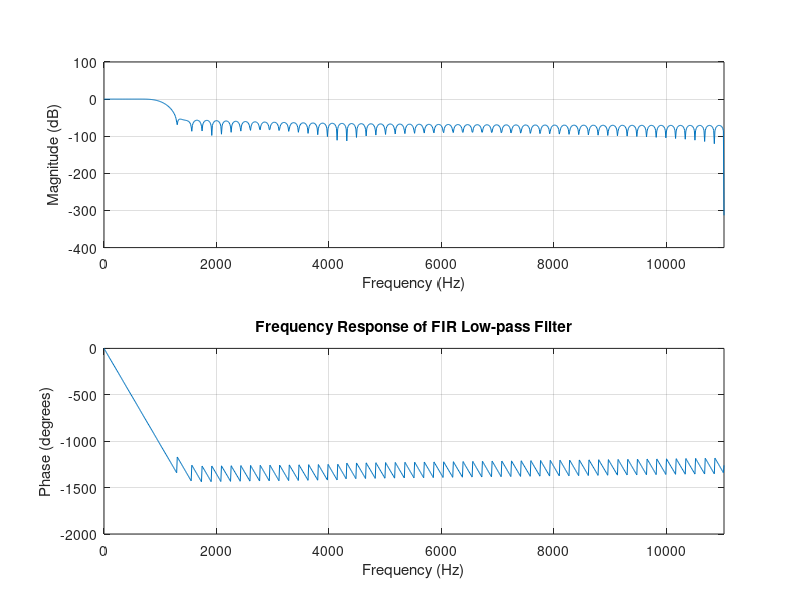

The MATLAB source for this figure:
%% FIR Low-pass Filter Coefficient Generator
clc; clear;

% ---- Filter Parameters ----
Fs = 22050;      % Sample Rate (Hz)
Fc = 1000;       % Cut-off Frequency (Hz)
N  = 128;        % Number of taps (filter order + 1)
windowType = 'hamming';  % Window type: 'hamming', 'blackman', or 'kaiser'
beta = 5;        % Only used for Kaiser window

% ---- Calculate Coefficients ----
Wn = Fc / (Fs/2);   % Normalize cutoff frequency to [0,1]

% Generate window array
switch lower(windowType)
    case 'hamming'
        win = hamming(N);
    case 'blackman'
        win = blackman(N);
    case 'kaiser'
        win = kaiser(N, beta);
    otherwise
        error('Window type not recognized');
end

b = fir1(N-1, Wn, win);  % Design filter using the window array

% ---- Normalization (optional) ----
b = b / sum(b);  % Ensure unity gain at DC

% ---- Display coefficients in the command window ----
fprintf('\n=== FIR Low-pass Filter Coefficients (%d taps) ===\n', N);
for i = 1:N
    fprintf('%3d: %+1.10f\n', i, b(i));
end

% ---- Display frequency response ----
figure;
freqz(b, 1, 1024, Fs);
title('Frequency Response of FIR Low-pass Filter');
grid on;
